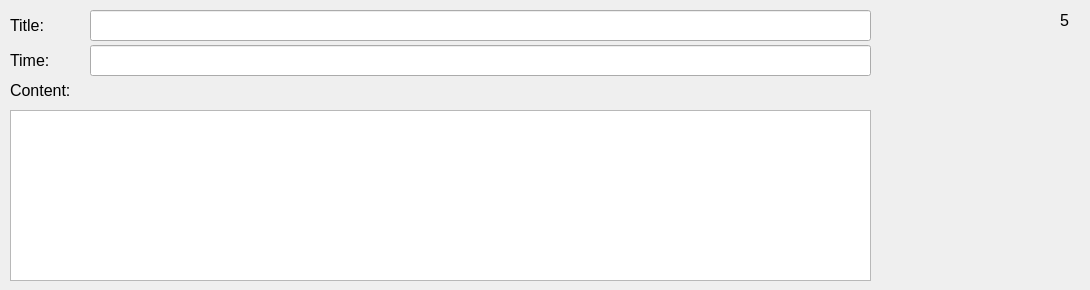
        <widget class="QWidget" name="Page5_2">
         <widget class="QLabel" name="label_60">
          <property name="geometry">
           <rect>
            <x>10</x>
            <y>15</y>
            <width>81</width>
            <height>21</height>
           </rect>
          </property>
          <property name="font">
           <font>
            <pointsize>12</pointsize>
           </font>
          </property>
          <property name="text">
           <string>Title:</string>
          </property>
         </widget>
         <widget class="QLabel" name="label_61">
          <property name="geometry">
           <rect>
            <x>10</x>
            <y>50</y>
            <width>61</width>
            <height>21</height>
           </rect>
          </property>
          <property name="font">
           <font>
            <pointsize>12</pointsize>
           </font>
          </property>
          <property name="text">
           <string>Time:</string>
          </property>
         </widget>
         <widget class="QLineEdit" name="title_15">
          <property name="geometry">
           <rect>
            <x>90</x>
            <y>10</y>
            <width>781</width>
            <height>31</height>
           </rect>
          </property>
          <property name="readOnly">
           <bool>false</bool>
          </property>
         </widget>
         <widget class="QLineEdit" name="time_15">
          <property name="geometry">
           <rect>
            <x>90</x>
            <y>45</y>
            <width>781</width>
            <height>31</height>
           </rect>
          </property>
          <property name="readOnly">
           <bool>false</bool>
          </property>
         </widget>
         <widget class="QLabel" name="label_62">
          <property name="geometry">
           <rect>
            <x>10</x>
            <y>80</y>
            <width>131</width>
            <height>21</height>
           </rect>
          </property>
          <property name="font">
           <font>
            <pointsize>12</pointsize>
           </font>
          </property>
          <property name="text">
           <string>Content:</string>
          </property>
         </widget>
         <widget class="QLabel" name="label_63">
          <property name="geometry">
           <rect>
            <x>1060</x>
            <y>10</y>
            <width>21</width>
            <height>21</height>
           </rect>
          </property>
          <property name="font">
           <font>
            <pointsize>12</pointsize>
           </font>
          </property>
          <property name="layoutDirection">
           <enum>Qt::LeftToRight</enum>
          </property>
          <property name="frameShape">
           <enum>QFrame::NoFrame</enum>
          </property>
          <property name="text">
           <string>5</string>
          </property>
         </widget>
         <widget class="QPlainTextEdit" name="plainTextEdit_15">
          <property name="geometry">
           <rect>
            <x>10</x>
            <y>110</y>
            <width>861</width>
            <height>171</height>
           </rect>
          </property>
          <property name="readOnly">
           <bool>false</bool>
          </property>
         </widget>
        </widget>
